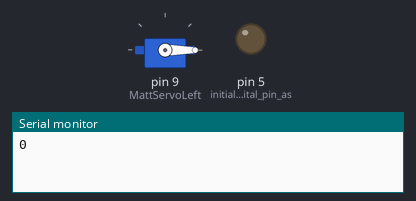
Bench run of a sketch on a simulated Arduino Uno, built with avr-gcc and run on an emulated ATmega328P. Shown: servo, output pins drawn as LEDs (lit = HIGH), the last lines printed to the serial monitor.

Above: at 0.05 s.
At 3.35 s:
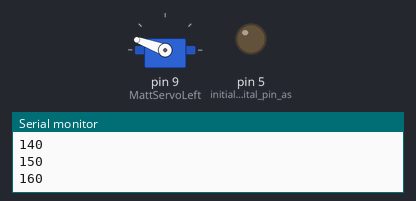
At 9.95 s:
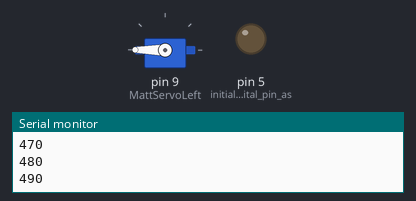
At 20.55 s:
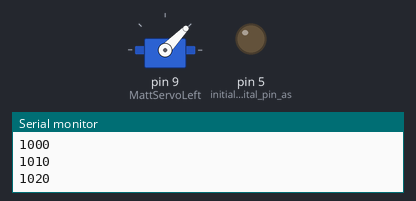
Timing chart, 0 to 26.8 s (numbered marks = the images above):
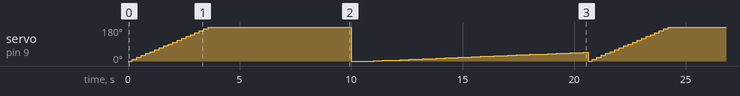

The sketch:

Matt_Servo_ctl2_control_speed.ino
```cpp
#include <Servo.h>

// Define the servos
Servo MattServoLeft;
Servo MattServoRight;

// Variables

// Store servo position
int potpin = 0;
int val;
int number = 160;
int pad = 10;

void setup()
{
   MattServoLeft.attach(9); //attach servo to pin 9
   Serial.begin(9600);      // open serial port
   pinMode(5, OUTPUT);      // initialize digital pin as an output.
}

void loop()
 {
  //val = analogRead(potpin);
  //val = map(val, 0, 1023,0, 179);
  for (int i=0; i <= 1023; i+=pad){
    MattServoLeft.write(i);
    Serial.print(i);
    Serial.println("");
    delay(200);
   }
 }
```
